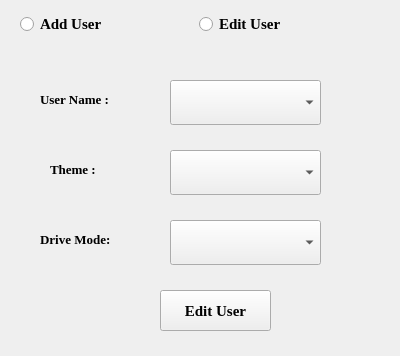
<?xml version="1.0" encoding="UTF-8"?>
<ui version="4.0">
 <class>Add_EditUser</class>
 <widget class="QDialog" name="Add_EditUser">
  <property name="geometry">
   <rect>
    <x>0</x>
    <y>0</y>
    <width>400</width>
    <height>356</height>
   </rect>
  </property>
  <property name="windowTitle">
   <string>Dialog</string>
  </property>
  <widget class="QStackedWidget" name="stackedWidget">
   <property name="geometry">
    <rect>
     <x>20</x>
     <y>60</y>
     <width>341</width>
     <height>281</height>
    </rect>
   </property>
   <property name="currentIndex">
    <number>1</number>
   </property>
   <widget class="QWidget" name="add_user">
    <widget class="QTextEdit" name="textEdit_2">
     <property name="geometry">
      <rect>
       <x>150</x>
       <y>20</y>
       <width>151</width>
       <height>45</height>
      </rect>
     </property>
    </widget>
    <widget class="QComboBox" name="comboBox_4">
     <property name="geometry">
      <rect>
       <x>150</x>
       <y>80</y>
       <width>151</width>
       <height>45</height>
      </rect>
     </property>
    </widget>
    <widget class="QPushButton" name="pushButton_2">
     <property name="geometry">
      <rect>
       <x>140</x>
       <y>230</y>
       <width>111</width>
       <height>41</height>
      </rect>
     </property>
     <property name="font">
      <font>
       <family>Times New Roman</family>
       <pointsize>11</pointsize>
       <bold>true</bold>
      </font>
     </property>
     <property name="text">
      <string>Add User</string>
     </property>
    </widget>
    <widget class="QComboBox" name="comboBox_5">
     <property name="geometry">
      <rect>
       <x>150</x>
       <y>150</y>
       <width>151</width>
       <height>45</height>
      </rect>
     </property>
    </widget>
    <widget class="QLabel" name="label_6">
     <property name="geometry">
      <rect>
       <x>20</x>
       <y>160</y>
       <width>94</width>
       <height>19</height>
      </rect>
     </property>
     <property name="font">
      <font>
       <family>Times New Roman</family>
       <pointsize>10</pointsize>
       <bold>true</bold>
      </font>
     </property>
     <property name="text">
      <string>Drive Mode:</string>
     </property>
    </widget>
    <widget class="QLabel" name="label_4">
     <property name="geometry">
      <rect>
       <x>20</x>
       <y>30</y>
       <width>91</width>
       <height>19</height>
      </rect>
     </property>
     <property name="font">
      <font>
       <family>Times New Roman</family>
       <pointsize>10</pointsize>
       <bold>true</bold>
      </font>
     </property>
     <property name="text">
      <string>User Name :</string>
     </property>
    </widget>
    <widget class="QLabel" name="label_5">
     <property name="geometry">
      <rect>
       <x>20</x>
       <y>90</y>
       <width>59</width>
       <height>19</height>
      </rect>
     </property>
     <property name="font">
      <font>
       <family>Times New Roman</family>
       <pointsize>10</pointsize>
       <bold>true</bold>
      </font>
     </property>
     <property name="text">
      <string>Theme :</string>
     </property>
    </widget>
   </widget>
   <widget class="QWidget" name="edit_user">
    <widget class="QComboBox" name="comboBox_2">
     <property name="geometry">
      <rect>
       <x>150</x>
       <y>90</y>
       <width>151</width>
       <height>45</height>
      </rect>
     </property>
    </widget>
    <widget class="QComboBox" name="comboBox_3">
     <property name="geometry">
      <rect>
       <x>150</x>
       <y>160</y>
       <width>151</width>
       <height>45</height>
      </rect>
     </property>
    </widget>
    <widget class="QPushButton" name="pushButton">
     <property name="geometry">
      <rect>
       <x>140</x>
       <y>230</y>
       <width>111</width>
       <height>41</height>
      </rect>
     </property>
     <property name="font">
      <font>
       <family>Times New Roman</family>
       <pointsize>11</pointsize>
       <bold>true</bold>
      </font>
     </property>
     <property name="text">
      <string>Edit User</string>
     </property>
    </widget>
    <widget class="QComboBox" name="comboBox_6">
     <property name="geometry">
      <rect>
       <x>150</x>
       <y>20</y>
       <width>151</width>
       <height>45</height>
      </rect>
     </property>
    </widget>
    <widget class="QLabel" name="label">
     <property name="geometry">
      <rect>
       <x>20</x>
       <y>30</y>
       <width>91</width>
       <height>19</height>
      </rect>
     </property>
     <property name="font">
      <font>
       <family>Times New Roman</family>
       <pointsize>10</pointsize>
       <bold>true</bold>
      </font>
     </property>
     <property name="text">
      <string>User Name :</string>
     </property>
    </widget>
    <widget class="QLabel" name="label_2">
     <property name="geometry">
      <rect>
       <x>30</x>
       <y>100</y>
       <width>59</width>
       <height>19</height>
      </rect>
     </property>
     <property name="font">
      <font>
       <family>Times New Roman</family>
       <pointsize>10</pointsize>
       <bold>true</bold>
      </font>
     </property>
     <property name="text">
      <string>Theme :</string>
     </property>
    </widget>
    <widget class="QLabel" name="label_3">
     <property name="geometry">
      <rect>
       <x>20</x>
       <y>170</y>
       <width>94</width>
       <height>19</height>
      </rect>
     </property>
     <property name="font">
      <font>
       <family>Times New Roman</family>
       <pointsize>10</pointsize>
       <bold>true</bold>
      </font>
     </property>
     <property name="text">
      <string>Drive Mode:</string>
     </property>
    </widget>
   </widget>
  </widget>
  <widget class="QWidget" name="layoutWidget">
   <property name="geometry">
    <rect>
     <x>20</x>
     <y>10</y>
     <width>351</width>
     <height>28</height>
    </rect>
   </property>
   <layout class="QGridLayout" name="gridLayout">
    <item row="0" column="0">
     <widget class="QRadioButton" name="radioButton">
      <property name="font">
       <font>
        <family>Times New Roman</family>
        <pointsize>11</pointsize>
        <bold>true</bold>
       </font>
      </property>
      <property name="text">
       <string>Add User</string>
      </property>
     </widget>
    </item>
    <item row="0" column="1">
     <widget class="QRadioButton" name="radioButton_2">
      <property name="font">
       <font>
        <family>Times New Roman</family>
        <pointsize>11</pointsize>
        <bold>true</bold>
       </font>
      </property>
      <property name="text">
       <string>Edit User</string>
      </property>
     </widget>
    </item>
   </layout>
  </widget>
 </widget>
 <resources/>
 <connections/>
</ui>
